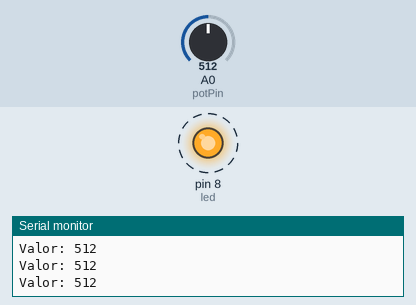
This sketch was run on a simulated Arduino Uno, built with avr-gcc and run on an emulated ATmega328P. On the bench: output pins drawn as LEDs (lit = HIGH), the last lines printed to the serial monitor. Dashed ring = blinking. The inputs (shaded band) are chosen by the test bench; at power-on: A0 (potPin) = 512.

Above: at 1.4 s.
1.5 s: A0 (potPin) set to 427
4.7 s: A0 (potPin) set to 396
At 5.4 s:
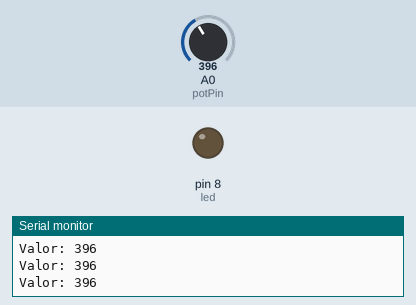
6.2 s: A0 (potPin) set to 511
At 6.37 s:
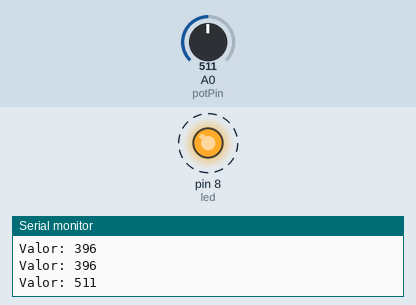
9.4 s: A0 (potPin) set to 803
12.6 s: A0 (potPin) set to 834
At 13.2 s:
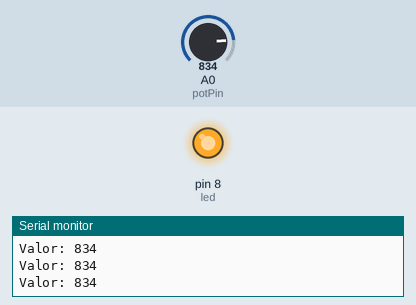
Timing chart, 0 to 15.6 s (numbered marks = the images above; inputs shaded):
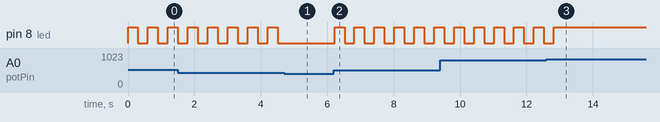

The sketch:

exercicio12.INO.ino
```cpp
const int potPin = A0;
const int led    = 8;


const int NIVEL1 = 409;
const int NIVEL2 = 818;

void setup() {
  pinMode(led, OUTPUT);
  Serial.begin(9600);
}

void loop() {
  int valor = analogRead(potPin);

  Serial.print("Valor: "); Serial.println(valor);

  if (valor < NIVEL1) {

    digitalWrite(led, LOW);

  } else if (valor >= NIVEL1 && valor < NIVEL2) {

    digitalWrite(led, HIGH);
    delay(300);
    digitalWrite(led, LOW);
    delay(300);

  } else {

    digitalWrite(led, HIGH);
  }
}
```

Measured:
- the behaviour switches between 409 and 408 on A0 (potPin) (found by bisection; images 0 and 1)
- the behaviour switches between 817 and 818 on A0 (potPin) (found by bisection; images 2 and 3)
- after the input at 4.7 s, pin 8 (led): stops changing and stays LOW
- after the input at 6.2 s, pin 8 (led): alternates HIGH for 0.30 s and LOW for 0.30 s, starting at once
- after the input at 12.6 s, pin 8 (led): goes on until 12.8 s, then stays HIGH
- by itself, pin 8 (led): alternates HIGH for 0.30 s and LOW for 0.30 s
